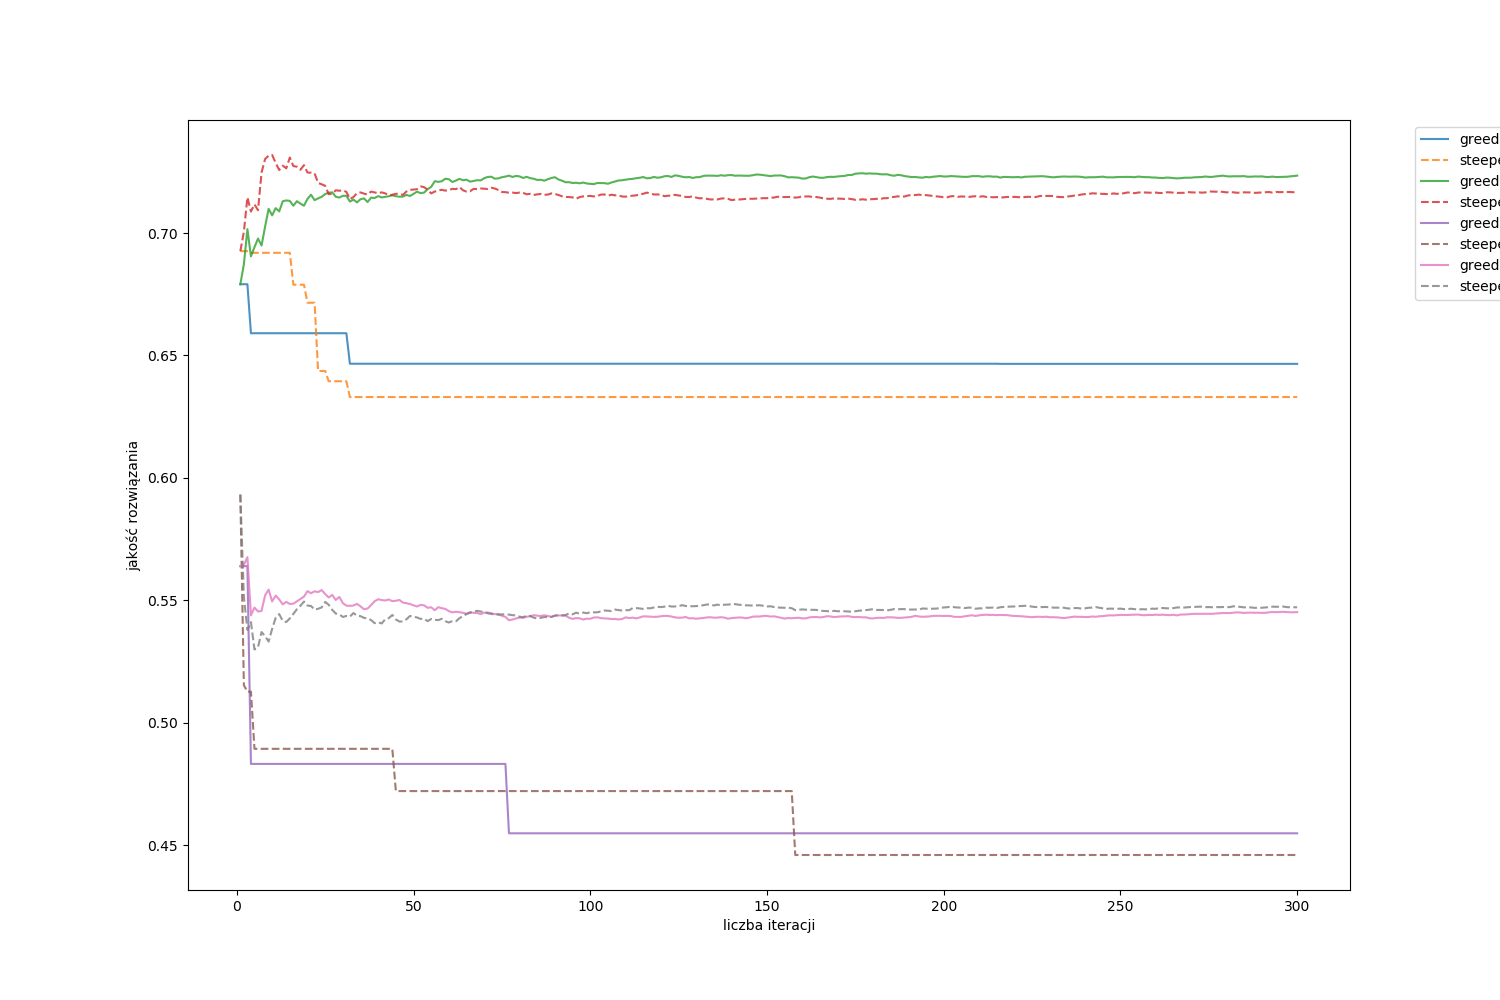

Source code (Python):
import matplotlib.pyplot as plt
import numpy as np
import re

from helpers import quality


def get_optimum(file):
    with open(file, 'r') as fh:
        data = fh.read()

    return parse_optimal_solution(data)[0]


def parse_optimal_solution(data):
    data = re.sub(' +', ' ', data).split('\n')

    optimal_result = int(data[0].split(' ')[2])
    optimal_perm = data[1].split(' ')[1:-1]

    return optimal_result, optimal_perm


def get_results(file):
    with open(file, 'r') as fh:
        data = fh.read()

    best = []
    avg = []
    scores = []

    for i, line in enumerate(data.split('\n')):
        if i == 0 or i == (size+1):
            continue
        parsed = line.split(',')

        score = int(parsed[1])
        if i == 1:
            best.append(score)
            scores.append(score)
            avg.append(score)
            continue

        if score < best[i-2]:
            best.append(score)
        else:
            best.append(best[i-2])

        scores.append(score)
        avg.append(np.mean(scores))
    return best, avg


algs = {
    'local-greedy-solver': {
        'label': 'greedy',
        'linestyle': 'solid'

    },
    'local-steepest-solver': {
        'label': 'steepest',
        'linestyle': 'dashed'
    }
}

all_problems = ['chr18a', 'chr20a', 'esc32g',
                'lipa50a', 'tai12a', 'tai12b', 'tai15a', 'tai35b']
selected_problems = ['tai12a', 'tai35b']
size = 300
plt.figure(figsize=(15, 10))

x = np.arange(1, 301, 1)

for problem in selected_problems:
    optimal_score = get_optimum('../QapData/' + problem + '.sln')

    alg_results = {}
    for alg in algs.keys():
        alg_results[alg] = {}
        alg_data_best, alg_data_avg = get_results(
            '../QapSolver/results/' + problem + '_' + alg + '_' + str(size) + '.csv')
        alg_results[alg]['best'] = list(
            map(lambda x: quality(x, optimal_score), alg_data_best))
        alg_results[alg]['avg'] = list(
            map(lambda y: quality(y, optimal_score), alg_data_avg))

    for alg in algs.keys():
        plt.plot(x, alg_results[alg]['best'],
                 label=algs[alg]['label'] + "_" + problem + "_" + 'best', alpha=0.8, linestyle=algs[alg]['linestyle'])

    for alg in algs.keys():
        plt.plot(x, alg_results[alg]['avg'],
                 label=algs[alg]['label'] + "_" + problem + "_" + 'avg', alpha=0.8, linestyle=algs[alg]['linestyle'])

plt.xlabel('liczba iteracji')
plt.ylabel('jakość rozwiązania')
plt.legend(bbox_to_anchor=(0., 1.02, 1., .102), mode='expand', ncol=4, loc=3)
plt.savefig('multiple_restarts.png')
